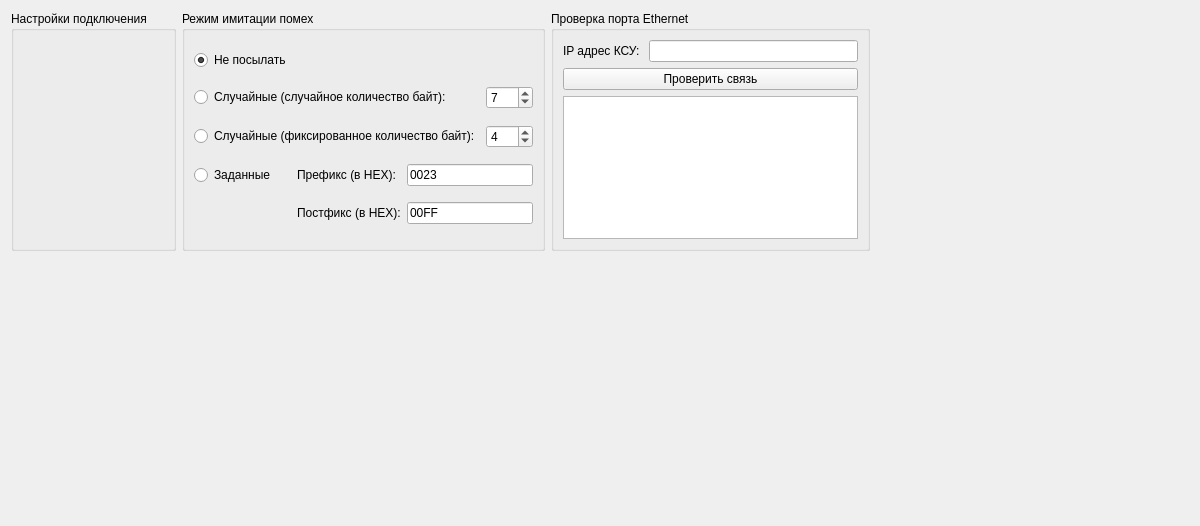
<?xml version="1.0" encoding="UTF-8"?>
<ui version="4.0">
 <class>ManualTestingConnectionParametrsWidget</class>
 <widget class="QWidget" name="ManualTestingConnectionParametrsWidget">
  <property name="geometry">
   <rect>
    <x>0</x>
    <y>0</y>
    <width>1200</width>
    <height>526</height>
   </rect>
  </property>
  <property name="windowTitle">
   <string>Form</string>
  </property>
  <layout class="QVBoxLayout" name="verticalLayout">
   <item>
    <layout class="QHBoxLayout" name="horizontalLayout">
     <item>
      <widget class="QGroupBox" name="groupBox">
       <property name="title">
        <string>Настройки подключения</string>
       </property>
       <layout class="QVBoxLayout" name="verticalLayout_3">
        <item>
         <layout class="QVBoxLayout" name="connectionSettingsLayout"/>
        </item>
       </layout>
      </widget>
     </item>
     <item>
      <widget class="QGroupBox" name="interferenceSimulationGroupBox">
       <property name="title">
        <string>Режим имитации помех</string>
       </property>
       <layout class="QGridLayout" name="gridLayout_2">
        <item row="0" column="0">
         <widget class="QRadioButton" name="noInterferenceRadioButton">
          <property name="text">
           <string>Не посылать</string>
          </property>
          <property name="checked">
           <bool>true</bool>
          </property>
         </widget>
        </item>
        <item row="1" column="0" colspan="3">
         <widget class="QRadioButton" name="randomCountInterferenceRadioButton">
          <property name="text">
           <string>Случайные (случайное количество байт):</string>
          </property>
         </widget>
        </item>
        <item row="1" column="3">
         <widget class="QSpinBox" name="randomCountInterferenceSpinBox">
          <property name="minimum">
           <number>1</number>
          </property>
          <property name="maximum">
           <number>256</number>
          </property>
          <property name="value">
           <number>7</number>
          </property>
         </widget>
        </item>
        <item row="2" column="0" colspan="3">
         <widget class="QRadioButton" name="fixedCountInterferenceRadioButton">
          <property name="text">
           <string>Случайные (фиксированное количество байт):</string>
          </property>
         </widget>
        </item>
        <item row="2" column="3">
         <widget class="QSpinBox" name="fixedCountInterferenceSpinBox">
          <property name="minimum">
           <number>1</number>
          </property>
          <property name="maximum">
           <number>256</number>
          </property>
          <property name="value">
           <number>4</number>
          </property>
         </widget>
        </item>
        <item row="3" column="0">
         <widget class="QRadioButton" name="presetInterferenceRadioButton">
          <property name="text">
           <string>Заданные</string>
          </property>
         </widget>
        </item>
        <item row="3" column="1">
         <widget class="QLabel" name="prefixTextLabel">
          <property name="text">
           <string>Префикс (в HEX):</string>
          </property>
         </widget>
        </item>
        <item row="3" column="2" colspan="2">
         <widget class="QLineEdit" name="prefixInterferenceLineEdit">
          <property name="text">
           <string>0023</string>
          </property>
         </widget>
        </item>
        <item row="4" column="1">
         <widget class="QLabel" name="postfixTextLabel">
          <property name="text">
           <string>Постфикс (в HEX):</string>
          </property>
         </widget>
        </item>
        <item row="4" column="2" colspan="2">
         <widget class="QLineEdit" name="postfixInterferenceLineEdit">
          <property name="text">
           <string>00FF</string>
          </property>
         </widget>
        </item>
       </layout>
      </widget>
     </item>
     <item>
      <widget class="QGroupBox" name="ethernetGroupBox">
       <property name="title">
        <string>Проверка порта Ethernet</string>
       </property>
       <layout class="QGridLayout" name="gridLayout">
        <item row="0" column="1">
         <widget class="QLineEdit" name="ehtIpEdit"/>
        </item>
        <item row="0" column="0">
         <widget class="QLabel" name="iplabel">
          <property name="text">
           <string>IP адрес КСУ: </string>
          </property>
         </widget>
        </item>
        <item row="2" column="0" colspan="2">
         <widget class="QPushButton" name="ethernetLinkTestButton">
          <property name="text">
           <string>Проверить связь</string>
          </property>
         </widget>
        </item>
        <item row="3" column="0" colspan="2">
         <widget class="QTextEdit" name="ehtLogEdit">
          <property name="undoRedoEnabled">
           <bool>false</bool>
          </property>
          <property name="readOnly">
           <bool>true</bool>
          </property>
         </widget>
        </item>
       </layout>
      </widget>
     </item>
     <item>
      <spacer name="horizontalSpacer_2">
       <property name="orientation">
        <enum>Qt::Horizontal</enum>
       </property>
       <property name="sizeHint" stdset="0">
        <size>
         <width>40</width>
         <height>20</height>
        </size>
       </property>
      </spacer>
     </item>
    </layout>
   </item>
   <item>
    <spacer name="verticalSpacer">
     <property name="orientation">
      <enum>Qt::Vertical</enum>
     </property>
     <property name="sizeHint" stdset="0">
      <size>
       <width>20</width>
       <height>313</height>
      </size>
     </property>
    </spacer>
   </item>
  </layout>
 </widget>
 <resources/>
 <connections/>
</ui>
